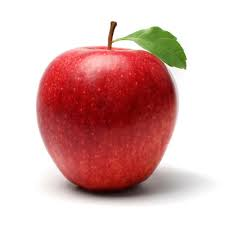
#> input picture apple.jpg, 225 x 225 px, found by its file name
$ python image_test.py
#> lines starting #> are read from the running program, lines starting #| are printed output that depends on the picture
import numpy as np
import matplotlib.pyplot as plt
import cv2 as cv
import sys

def colour_slicer(channel,  img):
    colour = img.copy()
    colour[:,:,(channel + 1)%3::3] = 0
    colour[:,:,(channel + 2)%3::3] = 0
    return colour


img = cv.imread("c:/Users/prasi/OneDrive/Documents/Code Practice/image stuffz/apple.jpg")
#> img is the input picture: shape (225, 225, 3); mean B, G, R 174.9, 177.1, 218.1

#converting the original image from RGB to BGR
temp = img.copy()
img[:,:,0::3] = temp[:,:,2::3]
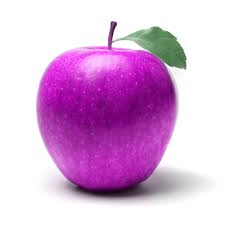
#> img: shape (225, 225, 3); mean B, G, R 218.1, 177.1, 218.1
img[:,:,2::3] = temp[:,:,1::3]
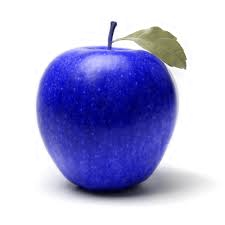
#> img: shape (225, 225, 3); mean B, G, R 218.1, 177.1, 177.1


red = colour_slicer(2,img)
#> in colour_slicer, `colour[:,:,(channel + 2)%3::3] = 0`:
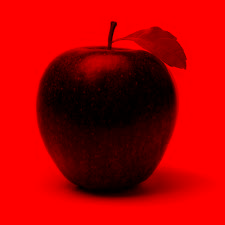
#> colour: shape (225, 225, 3); mean B, G, R 0, 0, 177.1
green = colour_slicer(1,img)
#> call 2 of colour_slicer, with channel = 1
#> in colour_slicer (call 2), `colour[:,:,(channel + 1)%3::3] = 0`:
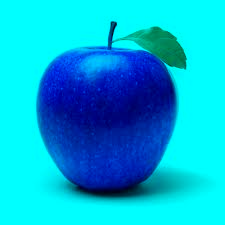
#> colour: shape (225, 225, 3); mean B, G, R 218.1, 177.1, 0
#> in colour_slicer (call 2), `colour[:,:,(channel + 2)%3::3] = 0`:
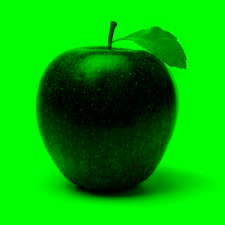
#> colour: shape (225, 225, 3); mean B, G, R 0, 177.1, 0
blue = colour_slicer(0,img)
#> call 3 of colour_slicer, with channel = 0
#> in colour_slicer (call 3), `colour[:,:,(channel + 1)%3::3] = 0`:
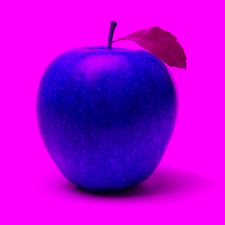
#> colour: shape (225, 225, 3); mean B, G, R 218.1, 0, 177.1
#> in colour_slicer (call 3), `colour[:,:,(channel + 2)%3::3] = 0`:
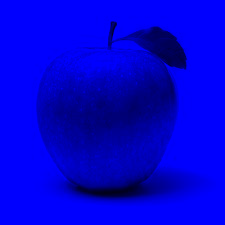
#> colour: shape (225, 225, 3); mean B, G, R 218.1, 0, 0

f, grid = plt.subplots(2,2)
grid[0,0].imshow(img)
grid[0,0].title.set_text("Apple")


grid[0,1].imshow(red)
grid[0,1].title.set_text("Red Apple")

grid[1,0].imshow(green)
grid[1,0].title.set_text("Blue Apple")

grid[1,1].imshow(blue)
grid[1,1].title.set_text("Green Apple")

plt.tight_layout()
plt.show()
#> figure, not shown here; B, G, R data is drawn as R, G, B


# [13 lines of commented-out code are left out]

$ run again, with STOP_SIGN-1.jpg copied over apple.jpg
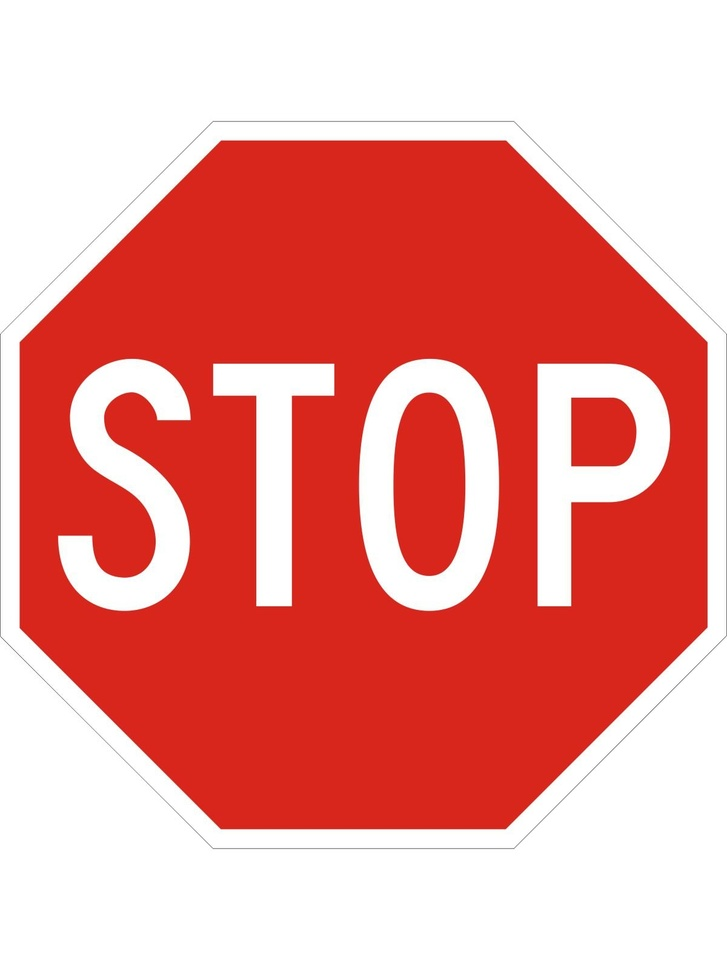
#> input picture STOP_SIGN-1.jpg, 727 x 970 px, shrunk from 1200 x 1600 before the run, found by its file name
#> img is the input picture: shape (970, 727, 3); mean B, G, R 147.9, 152.6, 235.8
#> `img[:,:,2::3] = temp[:,:,1::3]`:
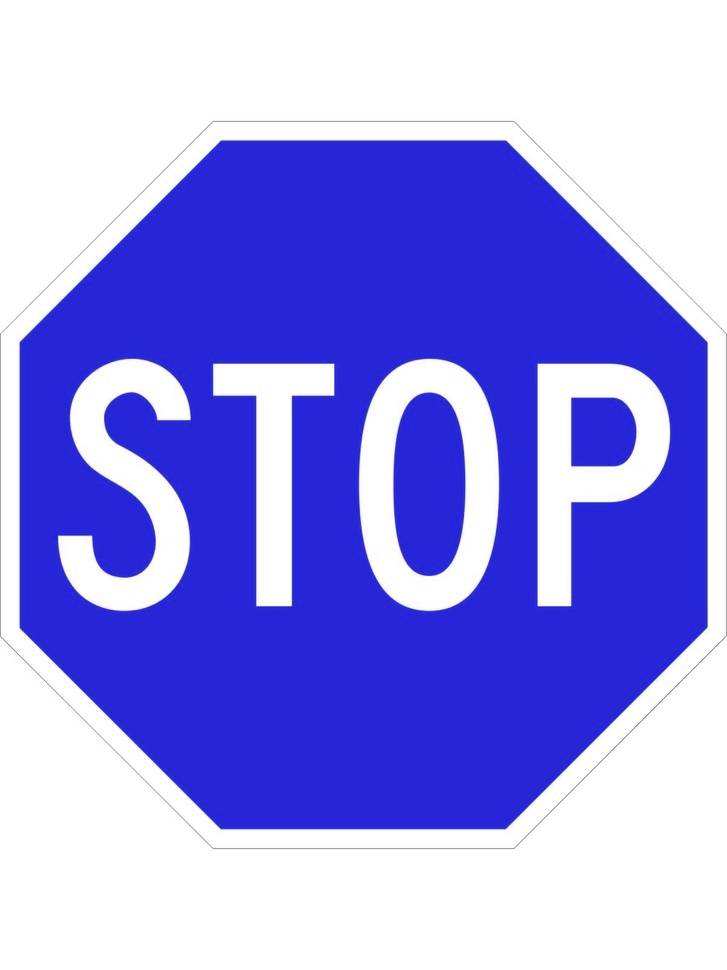
#> img: shape (970, 727, 3); mean B, G, R 235.8, 152.6, 152.6
#> in colour_slicer (call 3), `colour[:,:,(channel + 2)%3::3] = 0`:
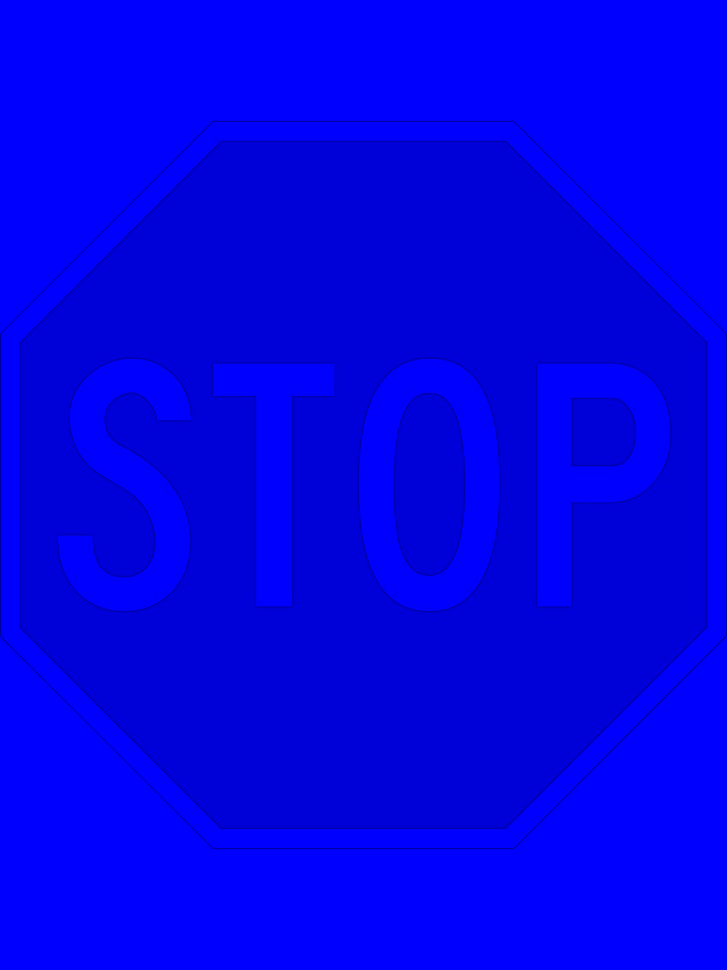
#> colour: shape (970, 727, 3); mean B, G, R 235.8, 0, 0
